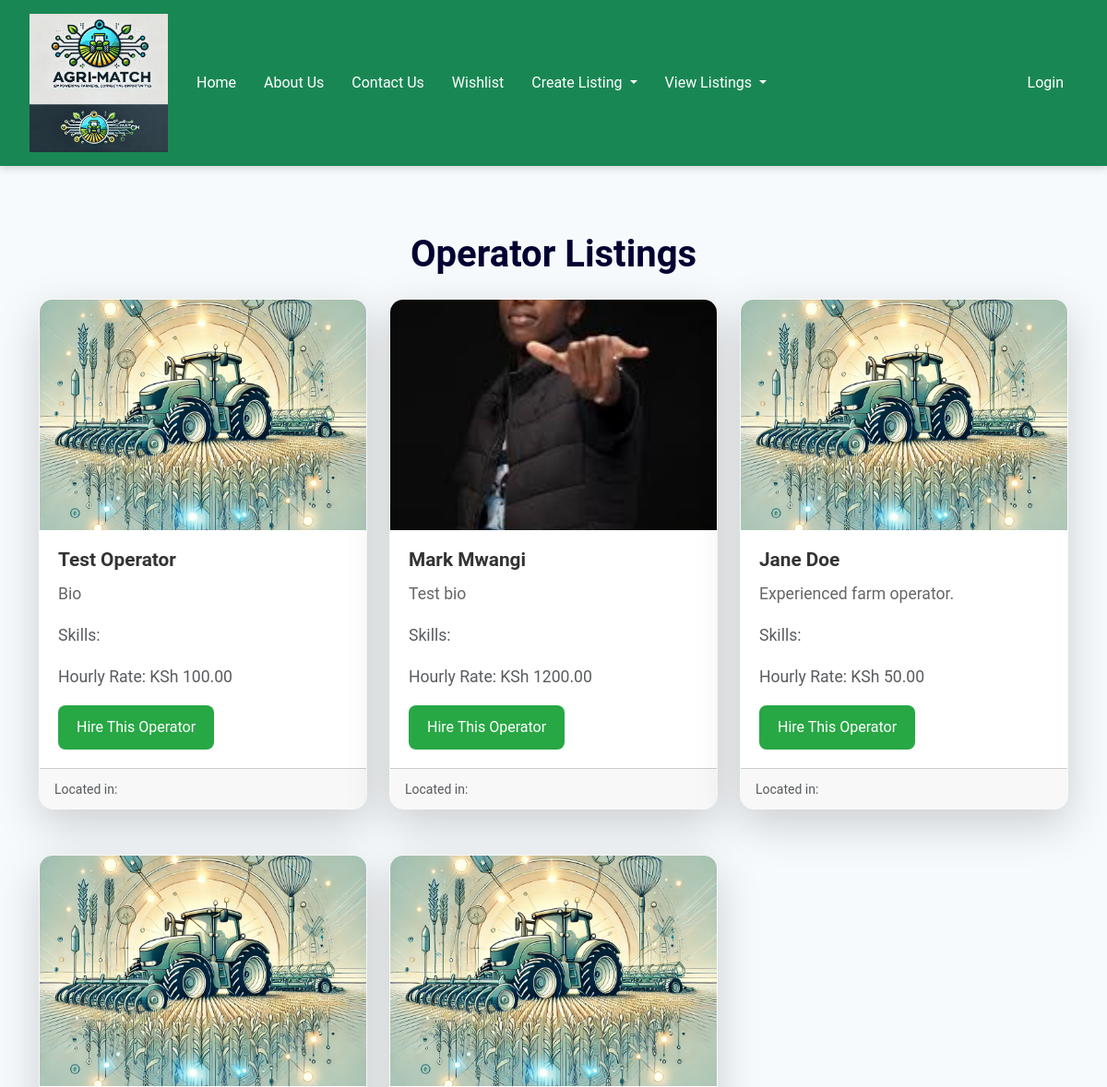
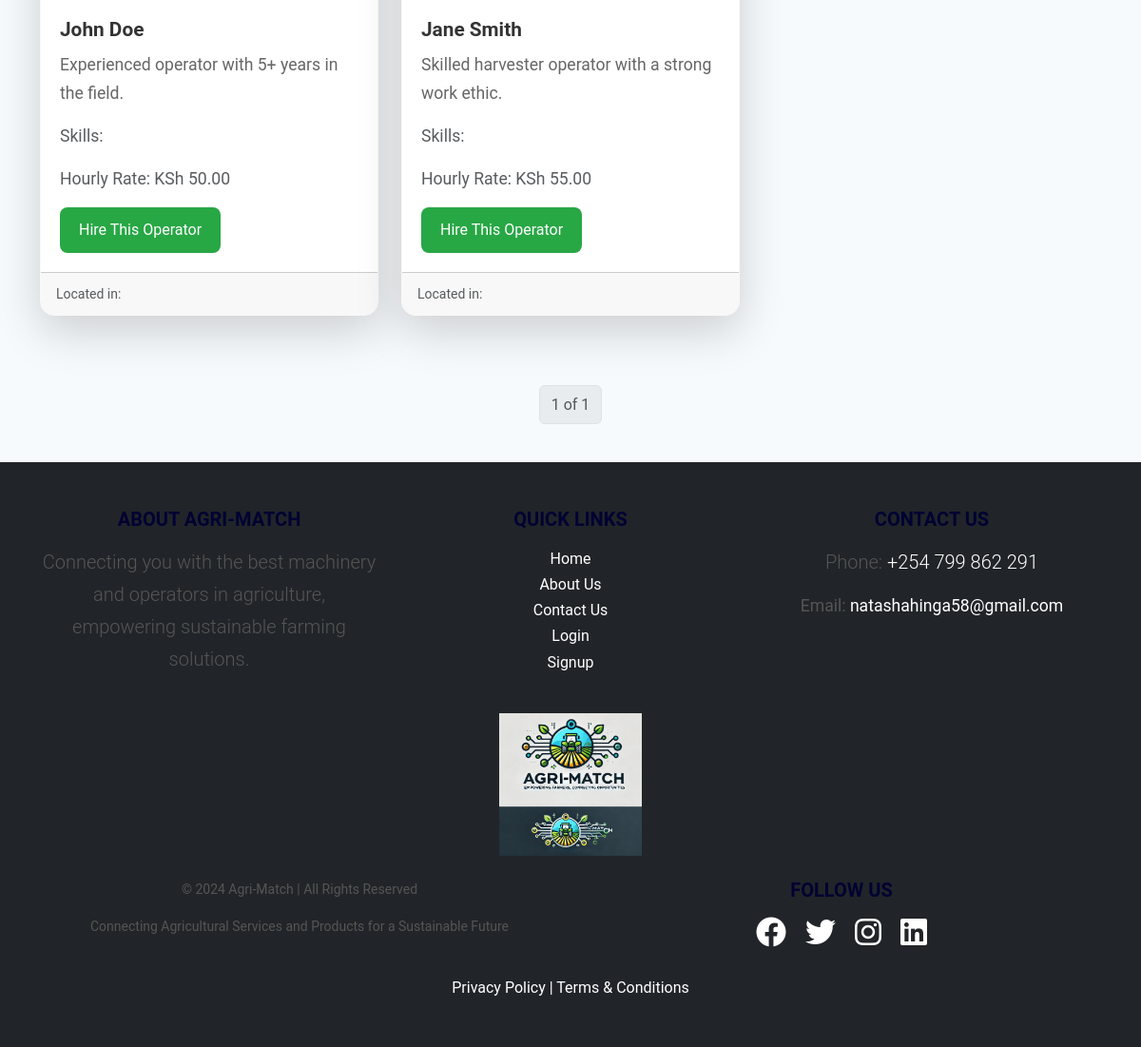
Screenshot of /operator_listings/ with the database file from the repository (2 pictures, top to bottom).
### agri_match_app/models.py (models this page shows, shortened)
class OperatorListing(models.Model):
    name = models.CharField(max_length=255)
    bio = models.TextField()
    certification = models.CharField(max_length=255)
    hourly_rate = models.DecimalField(max_digits=10, decimal_places=2)
    available_from = models.DateField()
    available_to = models.DateField()
    profile_picture = models.ImageField(upload_to='operators/', blank=True, null=True)
    phone_number = models.CharField(max_length=15, blank=True, null=True)  # Contact details field
    email = models.EmailField(max_length=255, blank=True, null=True)  # Contact details field
    user = models.ForeignKey(CustomUser, on_delete=models.CASCADE, related_name='operator_listings')
    def __str__(self):
        return self.name

### agri_match_app/views.py (the view)
# urls.py: path('operator_listings/', views.operator_listings, name='operator_listings'),
def operator_listings(request):
    operator_list = OperatorListing.objects.all()
    print(operator_list)
    paginator = Paginator(operator_list, 9)
    page = request.GET.get('page')
    try:
        operator_listings_paginated = paginator.page(page)
    except PageNotAnInteger:
        operator_listings_paginated = paginator.page(1)
    except EmptyPage:
        operator_listings_paginated = paginator.page(paginator.num_pages)
    return render(request, 'operator_listings.html', {'operator_listings': operator_listings_paginated})

### templates/operator_listings.html (shortened to what this page needs)
{% extends 'base.html' %}
{% load static %}
{% block content %}
<div class="container mt-5">
    <h1 class="text-center mb-4">Operator Listings</h1>
    <div class="row">
        {% for listing in operator_listings %}
            <div class="col-md-4 mb-4">
                <div class="card shadow-lg border-light">
                    <img src="{% if listing.profile_picture %}{{ listing.profile_picture.url }}{% else %}{% static 'images/default_image.png' %}{% endif %}" class="card-img-top" alt="{{ listing.name }} Profile Picture" style="height: 250px; object-fit: cover;">
                    <div class="card-body">
                        <h5 class="card-title">{{ listing.name }}</h5>
                        <p class="card-text">{{ listing.bio|truncatewords:15 }}</p>
                        <p class="text-muted">Skills: {{ listing.skills }}</p>
                        <p class="text-muted">Hourly Rate: KSh {{ listing.hourly_rate }}</p>
                        <a href="{% url 'operator_listing_details' listing_id=listing.id %}" class="btn btn-success btn-block">Hire This Operator</a>
                    </div>
                    <div class="card-footer text-muted">
                        <small>Located in: {{ listing.location }}</small>
                    </div>
                </div>
            </div>
        {% empty %}
            <div class="col-12">
                <div class="alert alert-warning" role="alert">
                    No operator listings available at the moment.
                </div>
            </div>
        {% endfor %}
    </div>
    <nav aria-label="Page navigation example" class="mt-4">
        <ul class="pagination justify-content-center">
            <li class="page-item disabled"><a class="page-link">{{ operator_listings.number }} of {{ operator_listings.paginator.num_pages }}</a></li>
        </ul>
    </nav>
</div>
{% endblock %}

### static/css/styles.css (style rules this page uses)
body { font-family: 'Roboto', sans-serif; background-color: #f7fafc; color: #333333; margin: 0; padding: 0; line-height: 1.7; }
.card { border-radius: 15px; overflow: hidden; box-shadow: 0 8px 20px rgba(0, 0, 0, 0.15); background-color: #ffffff; margin-bottom: 25px; transition: transform 0.3s ease, box-shadow 0.3s ease; }
.card-body { padding: 20px; font-size: 1rem; color: #555555; }
.card-title { font-size: 1.3rem; color: #333333; margin-bottom: 10px; }
.card-text { color: #666666; margin-bottom: 15px; }
.btn-success { background-color: #28a745; border: none; color: #ffffff; font-size: 16px; padding: 12px 20px; border-radius: 8px; cursor: pointer; transition: background-color 0.3s ease, transform 0.3s ease; }
h1, h2, h3, h4, h5 { font-weight: bold; color: #020232; margin-bottom: 20px; }
p { font-size: 1.1rem; color: #555555; margin-bottom: 15px; }

### rows the page displays
OperatorListing: name "Test Operator", bio "Bio", hourly_rate "100.00"
OperatorListing: profile_picture (picture), name "Mark Mwangi", bio "Test bio", hourly_rate "1200.00"
OperatorListing: name "Jane Doe", bio "Experienced farm operator.", hourly_rate "50.00"
OperatorListing: name "John Doe", bio "Experienced operator with 5+ years in the field.", hourly_rate "50.00"
OperatorListing: name "Jane Smith", bio "Skilled harvester operator with a strong work ethic.", hourly_rate "55.00"

### other values shown
{{ operator_listings.number }} "1"
{{ operator_listings.paginator.num_pages }} "1"
